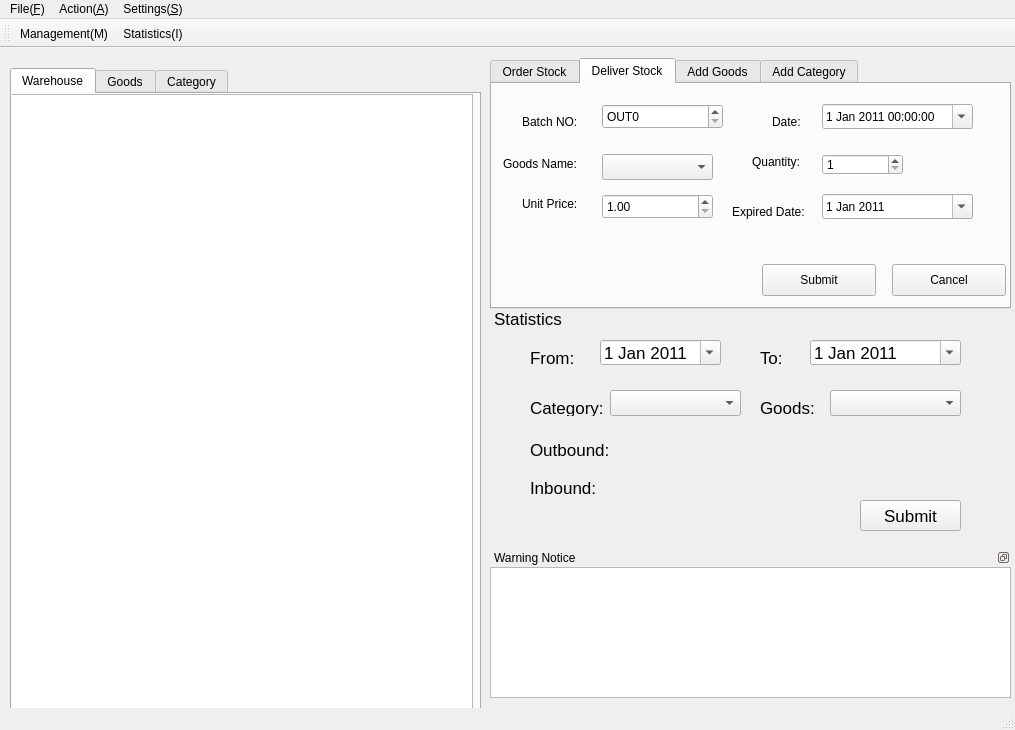
<?xml version="1.0" encoding="UTF-8"?>
<ui version="4.0">
 <class>ICSMainForm</class>
 <widget class="QMainWindow" name="ICSMainForm">
  <property name="geometry">
   <rect>
    <x>0</x>
    <y>0</y>
    <width>1015</width>
    <height>730</height>
   </rect>
  </property>
  <property name="contextMenuPolicy">
   <enum>Qt::DefaultContextMenu</enum>
  </property>
  <property name="windowTitle">
   <string>Inventory Control System</string>
  </property>
  <widget class="QWidget" name="centralwidget">
   <property name="contextMenuPolicy">
    <enum>Qt::ActionsContextMenu</enum>
   </property>
   <widget class="QWidget" name="verticalLayoutWidget">
    <property name="geometry">
     <rect>
      <x>10</x>
      <y>20</y>
      <width>471</width>
      <height>681</height>
     </rect>
    </property>
    <layout class="QVBoxLayout" name="LeftVerticalLayout">
     <item>
      <widget class="QTabWidget" name="leftTabWidget">
       <property name="currentIndex">
        <number>0</number>
       </property>
       <widget class="QWidget" name="warehouseTab">
        <attribute name="title">
         <string>Warehouse</string>
        </attribute>
        <widget class="QTableView" name="warehouseTableView">
         <property name="geometry">
          <rect>
           <x>-10</x>
           <y>0</y>
           <width>471</width>
           <height>621</height>
          </rect>
         </property>
        </widget>
       </widget>
       <widget class="QWidget" name="goodsTab">
        <attribute name="title">
         <string>Goods</string>
        </attribute>
        <widget class="QTableView" name="goodsTableView">
         <property name="geometry">
          <rect>
           <x>0</x>
           <y>0</y>
           <width>471</width>
           <height>631</height>
          </rect>
         </property>
        </widget>
       </widget>
       <widget class="QWidget" name="categoryTab">
        <attribute name="title">
         <string>Category</string>
        </attribute>
        <widget class="QTableView" name="categoryTableView">
         <property name="geometry">
          <rect>
           <x>0</x>
           <y>0</y>
           <width>471</width>
           <height>631</height>
          </rect>
         </property>
        </widget>
       </widget>
      </widget>
     </item>
    </layout>
   </widget>
   <widget class="QWidget" name="verticalLayoutWidget_2">
    <property name="geometry">
     <rect>
      <x>490</x>
      <y>10</y>
      <width>521</width>
      <height>251</height>
     </rect>
    </property>
    <layout class="QVBoxLayout" name="RightTopVerticalLayout">
     <item>
      <widget class="QTabWidget" name="tabWidget">
       <property name="currentIndex">
        <number>1</number>
       </property>
       <widget class="QWidget" name="tab">
        <attribute name="title">
         <string>Order Stock</string>
        </attribute>
        <widget class="QSpinBox" name="spinBox_8">
         <property name="geometry">
          <rect>
           <x>330</x>
           <y>70</y>
           <width>81</width>
           <height>21</height>
          </rect>
         </property>
         <property name="minimum">
          <number>1</number>
         </property>
         <property name="maximum">
          <number>99999</number>
         </property>
        </widget>
        <widget class="QDateEdit" name="dateEdit_5">
         <property name="geometry">
          <rect>
           <x>330</x>
           <y>110</y>
           <width>151</width>
           <height>25</height>
          </rect>
         </property>
         <property name="date">
          <date>
           <year>2012</year>
           <month>1</month>
           <day>1</day>
          </date>
         </property>
         <property name="calendarPopup">
          <bool>true</bool>
         </property>
        </widget>
        <widget class="QLabel" name="label_23">
         <property name="geometry">
          <rect>
           <x>240</x>
           <y>120</y>
           <width>91</width>
           <height>16</height>
          </rect>
         </property>
         <property name="text">
          <string>Expired Date:</string>
         </property>
        </widget>
        <widget class="QLabel" name="label_24">
         <property name="geometry">
          <rect>
           <x>260</x>
           <y>70</y>
           <width>62</width>
           <height>16</height>
          </rect>
         </property>
         <property name="text">
          <string>Quantity:</string>
         </property>
        </widget>
        <widget class="QDoubleSpinBox" name="doubleSpinBox_4">
         <property name="geometry">
          <rect>
           <x>110</x>
           <y>110</y>
           <width>111</width>
           <height>25</height>
          </rect>
         </property>
         <property name="minimum">
          <double>1.000000000000000</double>
         </property>
         <property name="maximum">
          <double>9999999.990000000223517</double>
         </property>
        </widget>
        <widget class="QLabel" name="label_25">
         <property name="geometry">
          <rect>
           <x>30</x>
           <y>110</y>
           <width>71</width>
           <height>20</height>
          </rect>
         </property>
         <property name="text">
          <string>Unit Price:</string>
         </property>
        </widget>
        <widget class="QComboBox" name="comboBox_5">
         <property name="geometry">
          <rect>
           <x>110</x>
           <y>70</y>
           <width>111</width>
           <height>26</height>
          </rect>
         </property>
        </widget>
        <widget class="QDateTimeEdit" name="inboundDateTimeEdit">
         <property name="geometry">
          <rect>
           <x>330</x>
           <y>20</y>
           <width>151</width>
           <height>25</height>
          </rect>
         </property>
         <property name="date">
          <date>
           <year>2011</year>
           <month>1</month>
           <day>1</day>
          </date>
         </property>
         <property name="calendarPopup">
          <bool>true</bool>
         </property>
        </widget>
        <widget class="QPushButton" name="pushButton_11">
         <property name="geometry">
          <rect>
           <x>400</x>
           <y>180</y>
           <width>114</width>
           <height>32</height>
          </rect>
         </property>
         <property name="text">
          <string>Cancel</string>
         </property>
        </widget>
        <widget class="QLabel" name="label_26">
         <property name="geometry">
          <rect>
           <x>11</x>
           <y>70</y>
           <width>91</width>
           <height>20</height>
          </rect>
         </property>
         <property name="text">
          <string>Goods Name:</string>
         </property>
        </widget>
        <widget class="QPushButton" name="inboundSubmitButton">
         <property name="geometry">
          <rect>
           <x>270</x>
           <y>180</y>
           <width>114</width>
           <height>32</height>
          </rect>
         </property>
         <property name="text">
          <string>Submit</string>
         </property>
        </widget>
        <widget class="QLabel" name="label_27">
         <property name="geometry">
          <rect>
           <x>30</x>
           <y>30</y>
           <width>62</width>
           <height>16</height>
          </rect>
         </property>
         <property name="text">
          <string>Batch NO:</string>
         </property>
        </widget>
        <widget class="QLabel" name="label_28">
         <property name="geometry">
          <rect>
           <x>280</x>
           <y>30</y>
           <width>62</width>
           <height>16</height>
          </rect>
         </property>
         <property name="text">
          <string>Date:</string>
         </property>
        </widget>
        <widget class="QSpinBox" name="spinBox_9">
         <property name="geometry">
          <rect>
           <x>110</x>
           <y>20</y>
           <width>121</width>
           <height>25</height>
          </rect>
         </property>
         <property name="prefix">
          <string>IN</string>
         </property>
         <property name="maximum">
          <number>999999999</number>
         </property>
        </widget>
       </widget>
       <widget class="QWidget" name="tab_2">
        <attribute name="title">
         <string>Deliver Stock</string>
        </attribute>
        <widget class="QLabel" name="label_35">
         <property name="geometry">
          <rect>
           <x>240</x>
           <y>120</y>
           <width>91</width>
           <height>16</height>
          </rect>
         </property>
         <property name="text">
          <string>Expired Date:</string>
         </property>
        </widget>
        <widget class="QSpinBox" name="spinBox_12">
         <property name="geometry">
          <rect>
           <x>330</x>
           <y>70</y>
           <width>81</width>
           <height>21</height>
          </rect>
         </property>
         <property name="minimum">
          <number>1</number>
         </property>
         <property name="maximum">
          <number>99999</number>
         </property>
        </widget>
        <widget class="QLabel" name="label_36">
         <property name="geometry">
          <rect>
           <x>260</x>
           <y>70</y>
           <width>62</width>
           <height>16</height>
          </rect>
         </property>
         <property name="text">
          <string>Quantity:</string>
         </property>
        </widget>
        <widget class="QDateTimeEdit" name="outboundDateTimeEdit">
         <property name="geometry">
          <rect>
           <x>330</x>
           <y>20</y>
           <width>151</width>
           <height>25</height>
          </rect>
         </property>
         <property name="date">
          <date>
           <year>2011</year>
           <month>1</month>
           <day>1</day>
          </date>
         </property>
         <property name="calendarPopup">
          <bool>true</bool>
         </property>
        </widget>
        <widget class="QPushButton" name="outboundSubmitButton">
         <property name="geometry">
          <rect>
           <x>270</x>
           <y>180</y>
           <width>114</width>
           <height>32</height>
          </rect>
         </property>
         <property name="text">
          <string>Submit</string>
         </property>
        </widget>
        <widget class="QDateEdit" name="dateEdit_7">
         <property name="geometry">
          <rect>
           <x>330</x>
           <y>110</y>
           <width>151</width>
           <height>25</height>
          </rect>
         </property>
         <property name="date">
          <date>
           <year>2011</year>
           <month>1</month>
           <day>1</day>
          </date>
         </property>
         <property name="calendarPopup">
          <bool>true</bool>
         </property>
        </widget>
        <widget class="QLabel" name="label_37">
         <property name="geometry">
          <rect>
           <x>11</x>
           <y>70</y>
           <width>91</width>
           <height>20</height>
          </rect>
         </property>
         <property name="text">
          <string>Goods Name:</string>
         </property>
        </widget>
        <widget class="QSpinBox" name="spinBox_13">
         <property name="geometry">
          <rect>
           <x>110</x>
           <y>20</y>
           <width>121</width>
           <height>25</height>
          </rect>
         </property>
         <property name="prefix">
          <string>OUT</string>
         </property>
         <property name="maximum">
          <number>999999999</number>
         </property>
        </widget>
        <widget class="QLabel" name="label_38">
         <property name="geometry">
          <rect>
           <x>280</x>
           <y>30</y>
           <width>62</width>
           <height>16</height>
          </rect>
         </property>
         <property name="text">
          <string>Date:</string>
         </property>
        </widget>
        <widget class="QComboBox" name="comboBox_7">
         <property name="geometry">
          <rect>
           <x>110</x>
           <y>70</y>
           <width>111</width>
           <height>26</height>
          </rect>
         </property>
        </widget>
        <widget class="QLabel" name="label_39">
         <property name="geometry">
          <rect>
           <x>30</x>
           <y>110</y>
           <width>71</width>
           <height>20</height>
          </rect>
         </property>
         <property name="text">
          <string>Unit Price:</string>
         </property>
        </widget>
        <widget class="QDoubleSpinBox" name="doubleSpinBox_6">
         <property name="geometry">
          <rect>
           <x>110</x>
           <y>110</y>
           <width>111</width>
           <height>25</height>
          </rect>
         </property>
         <property name="minimum">
          <double>1.000000000000000</double>
         </property>
         <property name="maximum">
          <double>9999999.990000000223517</double>
         </property>
        </widget>
        <widget class="QPushButton" name="pushButton_16">
         <property name="geometry">
          <rect>
           <x>400</x>
           <y>180</y>
           <width>114</width>
           <height>32</height>
          </rect>
         </property>
         <property name="text">
          <string>Cancel</string>
         </property>
        </widget>
        <widget class="QLabel" name="label_40">
         <property name="geometry">
          <rect>
           <x>30</x>
           <y>30</y>
           <width>62</width>
           <height>16</height>
          </rect>
         </property>
         <property name="text">
          <string>Batch NO:</string>
         </property>
        </widget>
       </widget>
       <widget class="QWidget" name="tab_goodss">
        <attribute name="title">
         <string>Add Goods</string>
        </attribute>
        <widget class="QLabel" name="label_7">
         <property name="geometry">
          <rect>
           <x>20</x>
           <y>10</y>
           <width>91</width>
           <height>20</height>
          </rect>
         </property>
         <property name="text">
          <string>Goods Name:</string>
         </property>
        </widget>
        <widget class="QLineEdit" name="lineEdit">
         <property name="geometry">
          <rect>
           <x>140</x>
           <y>10</y>
           <width>113</width>
           <height>22</height>
          </rect>
         </property>
        </widget>
        <widget class="QLabel" name="label_8">
         <property name="geometry">
          <rect>
           <x>0</x>
           <y>50</y>
           <width>131</width>
           <height>20</height>
          </rect>
         </property>
         <property name="text">
          <string>Depletion Threshold:</string>
         </property>
        </widget>
        <widget class="QSpinBox" name="spinBox_3">
         <property name="geometry">
          <rect>
           <x>140</x>
           <y>40</y>
           <width>57</width>
           <height>25</height>
          </rect>
         </property>
         <property name="minimum">
          <number>1</number>
         </property>
         <property name="maximum">
          <number>999</number>
         </property>
        </widget>
        <widget class="QLabel" name="label_9">
         <property name="geometry">
          <rect>
           <x>280</x>
           <y>50</y>
           <width>91</width>
           <height>20</height>
          </rect>
         </property>
         <property name="text">
          <string>Category:</string>
         </property>
        </widget>
        <widget class="QComboBox" name="comboBox_2">
         <property name="geometry">
          <rect>
           <x>350</x>
           <y>50</y>
           <width>111</width>
           <height>26</height>
          </rect>
         </property>
        </widget>
        <widget class="QPushButton" name="pushButton_3">
         <property name="geometry">
          <rect>
           <x>370</x>
           <y>140</y>
           <width>114</width>
           <height>32</height>
          </rect>
         </property>
         <property name="text">
          <string>Cancel</string>
         </property>
        </widget>
        <widget class="QPushButton" name="pushButton_4">
         <property name="geometry">
          <rect>
           <x>240</x>
           <y>140</y>
           <width>114</width>
           <height>32</height>
          </rect>
         </property>
         <property name="text">
          <string>Submit</string>
         </property>
        </widget>
       </widget>
       <widget class="QWidget" name="tab_category">
        <attribute name="title">
         <string>Add Category</string>
        </attribute>
        <widget class="QLabel" name="label_10">
         <property name="geometry">
          <rect>
           <x>30</x>
           <y>20</y>
           <width>111</width>
           <height>20</height>
          </rect>
         </property>
         <property name="text">
          <string>Category Name:</string>
         </property>
        </widget>
        <widget class="QLineEdit" name="lineEdit_2">
         <property name="geometry">
          <rect>
           <x>150</x>
           <y>20</y>
           <width>113</width>
           <height>22</height>
          </rect>
         </property>
        </widget>
        <widget class="QPushButton" name="pushButton_5">
         <property name="geometry">
          <rect>
           <x>220</x>
           <y>110</y>
           <width>114</width>
           <height>32</height>
          </rect>
         </property>
         <property name="text">
          <string>Submit</string>
         </property>
        </widget>
        <widget class="QPushButton" name="pushButton_6">
         <property name="geometry">
          <rect>
           <x>350</x>
           <y>110</y>
           <width>114</width>
           <height>32</height>
          </rect>
         </property>
         <property name="text">
          <string>Cancel</string>
         </property>
        </widget>
       </widget>
      </widget>
     </item>
    </layout>
   </widget>
   <widget class="QWidget" name="verticalLayoutWidget_3">
    <property name="geometry">
     <rect>
      <x>490</x>
      <y>260</y>
      <width>521</width>
      <height>241</height>
     </rect>
    </property>
    <layout class="QVBoxLayout" name="RightBottomVerticalLayout">
     <item>
      <widget class="QDockWidget" name="statisticsDockWidget">
       <property name="font">
        <font>
         <pointsize>13</pointsize>
        </font>
       </property>
       <property name="features">
        <set>QDockWidget::NoDockWidgetFeatures</set>
       </property>
       <property name="windowTitle">
        <string>Statistics</string>
       </property>
       <widget class="QWidget" name="dockWidgetContents_6">
        <widget class="QLabel" name="label">
         <property name="geometry">
          <rect>
           <x>40</x>
           <y>20</y>
           <width>62</width>
           <height>16</height>
          </rect>
         </property>
         <property name="text">
          <string>From:</string>
         </property>
        </widget>
        <widget class="QDateEdit" name="deFrom">
         <property name="geometry">
          <rect>
           <x>110</x>
           <y>10</y>
           <width>121</width>
           <height>25</height>
          </rect>
         </property>
         <property name="date">
          <date>
           <year>2011</year>
           <month>1</month>
           <day>1</day>
          </date>
         </property>
         <property name="calendarPopup">
          <bool>true</bool>
         </property>
        </widget>
        <widget class="QComboBox" name="comboBox">
         <property name="geometry">
          <rect>
           <x>340</x>
           <y>60</y>
           <width>131</width>
           <height>26</height>
          </rect>
         </property>
        </widget>
        <widget class="QLabel" name="label_5">
         <property name="geometry">
          <rect>
           <x>270</x>
           <y>20</y>
           <width>62</width>
           <height>16</height>
          </rect>
         </property>
         <property name="text">
          <string>To:</string>
         </property>
        </widget>
        <widget class="QDateEdit" name="deTo">
         <property name="geometry">
          <rect>
           <x>320</x>
           <y>10</y>
           <width>151</width>
           <height>25</height>
          </rect>
         </property>
         <property name="date">
          <date>
           <year>2011</year>
           <month>1</month>
           <day>1</day>
          </date>
         </property>
         <property name="calendarPopup">
          <bool>true</bool>
         </property>
        </widget>
        <widget class="QComboBox" name="comboBox_3">
         <property name="geometry">
          <rect>
           <x>120</x>
           <y>60</y>
           <width>131</width>
           <height>26</height>
          </rect>
         </property>
        </widget>
        <widget class="QLabel" name="label_11">
         <property name="geometry">
          <rect>
           <x>40</x>
           <y>110</y>
           <width>81</width>
           <height>20</height>
          </rect>
         </property>
         <property name="text">
          <string>Outbound:</string>
         </property>
        </widget>
        <widget class="QLabel" name="lbOutbound">
         <property name="geometry">
          <rect>
           <x>130</x>
           <y>110</y>
           <width>231</width>
           <height>16</height>
          </rect>
         </property>
         <property name="font">
          <font>
           <pointsize>14</pointsize>
           <weight>75</weight>
           <bold>true</bold>
          </font>
         </property>
         <property name="autoFillBackground">
          <bool>false</bool>
         </property>
         <property name="text">
          <string/>
         </property>
        </widget>
        <widget class="QLabel" name="label_13">
         <property name="geometry">
          <rect>
           <x>40</x>
           <y>150</y>
           <width>71</width>
           <height>16</height>
          </rect>
         </property>
         <property name="text">
          <string>Inbound:</string>
         </property>
        </widget>
        <widget class="QLabel" name="lbInbound">
         <property name="geometry">
          <rect>
           <x>130</x>
           <y>150</y>
           <width>251</width>
           <height>16</height>
          </rect>
         </property>
         <property name="font">
          <font>
           <pointsize>14</pointsize>
           <weight>75</weight>
           <bold>true</bold>
          </font>
         </property>
         <property name="text">
          <string/>
         </property>
        </widget>
        <widget class="QPushButton" name="pbtnSatistics">
         <property name="geometry">
          <rect>
           <x>370</x>
           <y>170</y>
           <width>101</width>
           <height>31</height>
          </rect>
         </property>
         <property name="text">
          <string>Submit</string>
         </property>
        </widget>
        <widget class="QLabel" name="label_2">
         <property name="geometry">
          <rect>
           <x>40</x>
           <y>70</y>
           <width>81</width>
           <height>16</height>
          </rect>
         </property>
         <property name="text">
          <string>Category:</string>
         </property>
        </widget>
        <widget class="QLabel" name="label_3">
         <property name="geometry">
          <rect>
           <x>270</x>
           <y>70</y>
           <width>61</width>
           <height>16</height>
          </rect>
         </property>
         <property name="text">
          <string>Goods:</string>
         </property>
        </widget>
       </widget>
      </widget>
     </item>
    </layout>
   </widget>
   <widget class="QWidget" name="verticalLayoutWidget_4">
    <property name="geometry">
     <rect>
      <x>490</x>
      <y>500</y>
      <width>521</width>
      <height>161</height>
     </rect>
    </property>
    <layout class="QVBoxLayout" name="OtherVerticalLayout">
     <item>
      <widget class="QDockWidget" name="dockWidget_2">
       <property name="features">
        <set>QDockWidget::DockWidgetFloatable|QDockWidget::DockWidgetMovable</set>
       </property>
       <property name="windowTitle">
        <string>Warning Notice</string>
       </property>
       <widget class="QWidget" name="dockWidgetContents_2">
        <widget class="QTableView" name="warningTableView">
         <property name="geometry">
          <rect>
           <x>0</x>
           <y>0</y>
           <width>521</width>
           <height>131</height>
          </rect>
         </property>
        </widget>
       </widget>
      </widget>
     </item>
    </layout>
   </widget>
  </widget>
  <widget class="QMenuBar" name="menubar">
   <property name="geometry">
    <rect>
     <x>0</x>
     <y>0</y>
     <width>1015</width>
     <height>22</height>
    </rect>
   </property>
   <property name="defaultUp">
    <bool>true</bool>
   </property>
   <widget class="QMenu" name="menuFile_F">
    <property name="title">
     <string>File(&amp;F)</string>
    </property>
    <addaction name="actionNew"/>
    <addaction name="actionPrint_2"/>
   </widget>
   <widget class="QMenu" name="menuAction_A">
    <property name="title">
     <string>Action(&amp;A)</string>
    </property>
    <addaction name="actionManagement_M"/>
    <addaction name="actionStatistics_I"/>
   </widget>
   <widget class="QMenu" name="menuSettings_S">
    <property name="title">
     <string>Settings(&amp;S)</string>
    </property>
   </widget>
   <addaction name="menuFile_F"/>
   <addaction name="menuAction_A"/>
   <addaction name="menuSettings_S"/>
  </widget>
  <widget class="QStatusBar" name="statusbar"/>
  <widget class="QToolBar" name="toolBar">
   <property name="windowTitle">
    <string>toolBar</string>
   </property>
   <attribute name="toolBarArea">
    <enum>TopToolBarArea</enum>
   </attribute>
   <attribute name="toolBarBreak">
    <bool>false</bool>
   </attribute>
   <addaction name="actionManagement_M"/>
   <addaction name="actionStatistics_I"/>
  </widget>
  <action name="actionNew">
   <property name="text">
    <string>New</string>
   </property>
  </action>
  <action name="actionPrint_2">
   <property name="text">
    <string>Print</string>
   </property>
  </action>
  <action name="actionManagement_M">
   <property name="text">
    <string>Management(&amp;M)</string>
   </property>
  </action>
  <action name="actionStatistics_I">
   <property name="text">
    <string>Statistics(&amp;I)</string>
   </property>
  </action>
 </widget>
 <resources/>
 <connections/>
</ui>
